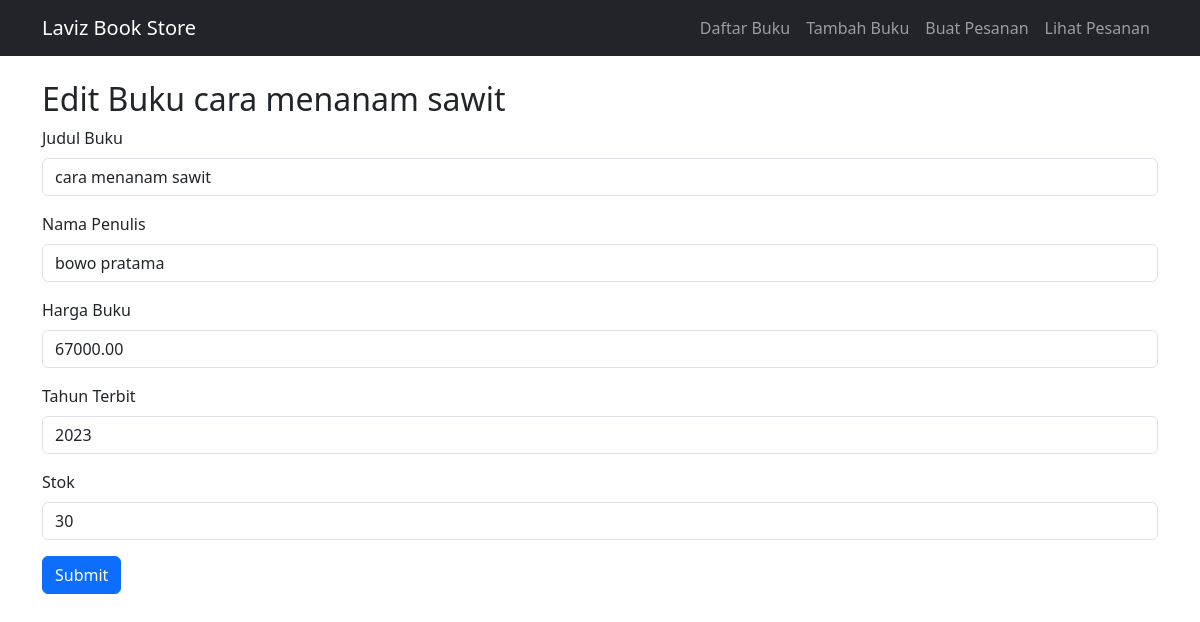
The page /pertemuan9/belajar/edit.php?id=1 on the database its author committed.
### tables this page shows
CREATE TABLE `buku` (
  `id` int NOT NULL,
  `judul` varchar(255) NOT NULL,
  `penulis` varchar(255) NOT NULL,
  `tahun_terbit` int NOT NULL,
  `harga` decimal(10,2) NOT NULL,
  `stok` int NOT NULL
);

### pertemuan9/belajar/edit.php (the view, shortened to what this page needs)
<?php
include "koneksi.php";
include "nav.php";
if (isset($_GET['id']) && is_numeric($_GET['id'])) {
    $id = $_GET['id'];
    $stmt = $conn->prepare(
        "SELECT * FROM buku
        WHERE id = ?"
    );
    $stmt->bind_param("i", $id);
    $stmt->execute();
    $result = $stmt->get_result();
    $buku = $result->fetch_assoc();
} else {
    echo "ID buku tidak valid";
}
?>
<!DOCTYPE html>
<html lang="en">
<head>
    <link href="https://cdn.jsdelivr.net/npm/bootstrap@5.3.8/dist/css/bootstrap.min.css" rel="stylesheet">
    <link rel="stylesheet" href="https://cdn.jsdelivr.net/npm/bootstrap-icons@1.11.3/font/bootstrap-icons.min.css">
</head>
<body>
    <div class="container mt-4">
        <h2>Edit Buku <?= $buku['judul'] ?></h2>
        <form method="POST" action="proses_edit.php">
            <div class="form-group mb-3">
                <label class="form-label" for="judul">Judul Buku</label>
                <input type="text" class="form-control" id="judul" name="judul" value="<?= $buku['judul'] ?>" required>
            </div>
            <div class="form-group mb-3">
                <label class="form-label" for="penulis">Nama Penulis</label>
                <input type="text" class="form-control" id="penulis" name="penulis" value="<?= $buku['penulis'] ?>" required>
            </div>
            <div class="form-group mb-3">
                <label class="form-label" for="harga">Harga Buku</label>
                <input type="number" class="form-control" id="harga" name="harga" value="<?= $buku['harga'] ?>" required>
            </div>
            <div class="form-group mb-3">
                <label class="form-label" for="tahun_terbit">Tahun Terbit</label>
                <input type="number" class="form-control" id="tahun_terbit" name="tahun_terbit" value="<?= $buku['tahun_terbit'] ?>" required>
            </div>
            <div class="form-group mb-3">
                <label class="form-label" for="stok">Stok</label>
                <input type="number" class="form-control" id="stok" name="stok" value="<?= $buku['stok'] ?>" required>
            </div>
            <button class="btn btn-primary" type="submit" name="submit" value="submit">
                Submit
            </button>
        </form>
    </div>
</body>
</html>

### rows shown on the page
buku: judul "cara menanam sawit", penulis "bowo pratama", harga "67000.00", tahun_terbit "2023", stok "30"
